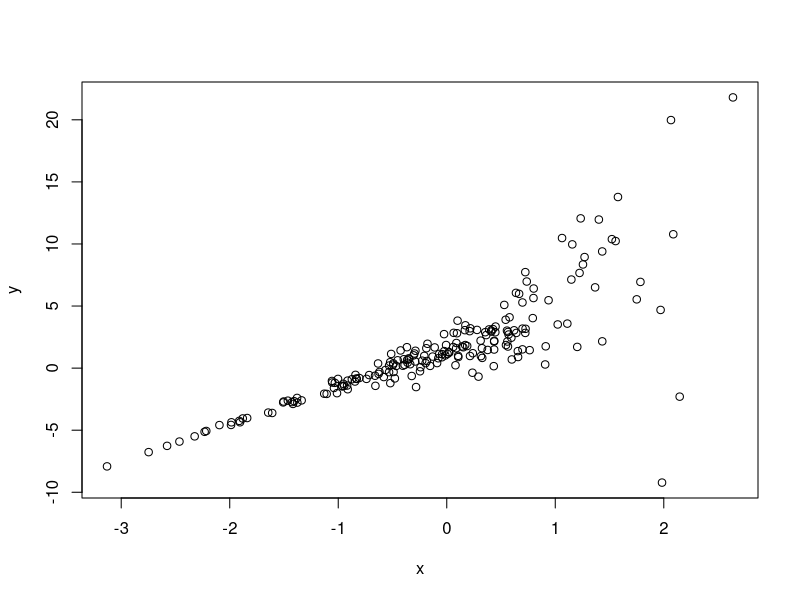
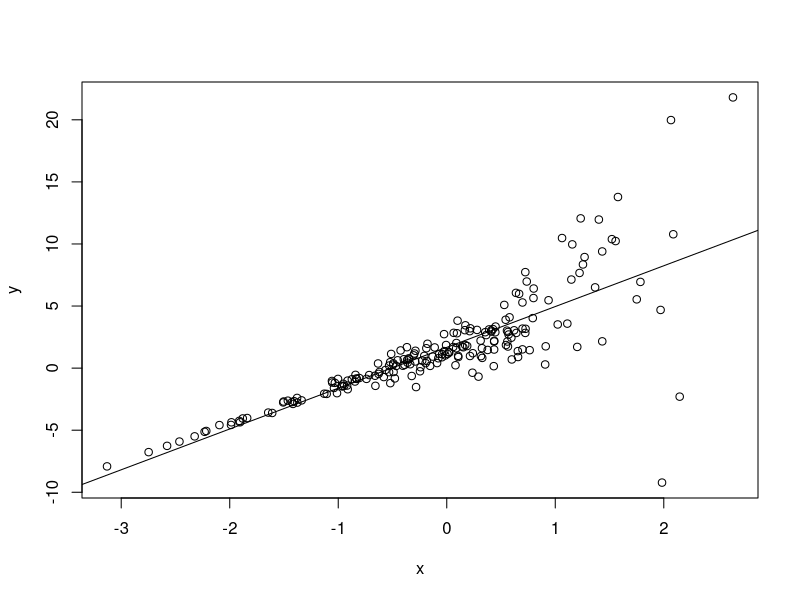

Reproduce these figures in R, in order.
## ---- chunk 1
set.seed(991) # replace "765" with your student ID.
n = 200  
x = rnorm(n)
residual_std = exp(x) # error standard deviation is exponential w.r.t. x values, 
y = 1.5+3*x + residual_std*rnorm(n)
## ---- chunk 2
# create dataframe
x_y_df = data.frame(cbind(x,y))
plot(y ~ x, xlab = "x", ylab = "y", data = x_y_df)
## ---- chunk 3
x_y_fit = lm(y ~ x, data = x_y_df)
summary(x_y_fit)

plot(y ~ x, xlab = "x", ylab = "y", data = x_y_df)
abline(coef(x_y_fit)[1], coef(x_y_fit)[2])
## ---- chunk 4

